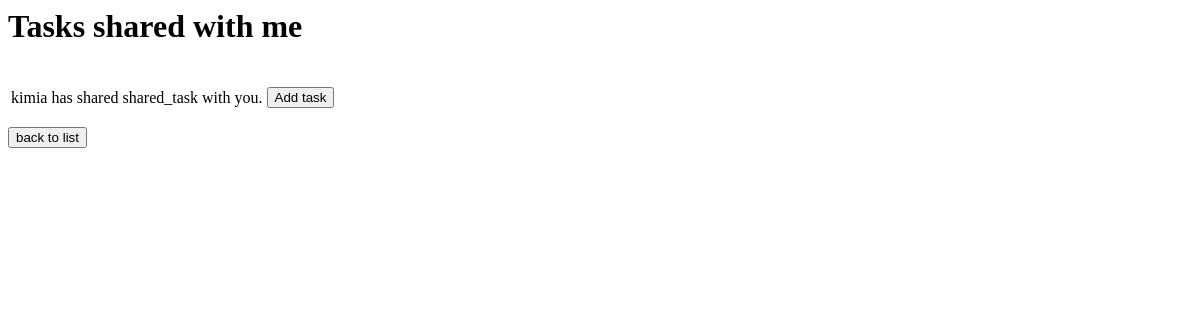
Before: /v1/to-do-list/7/shared-tasks/ (signed in) with the older database file.
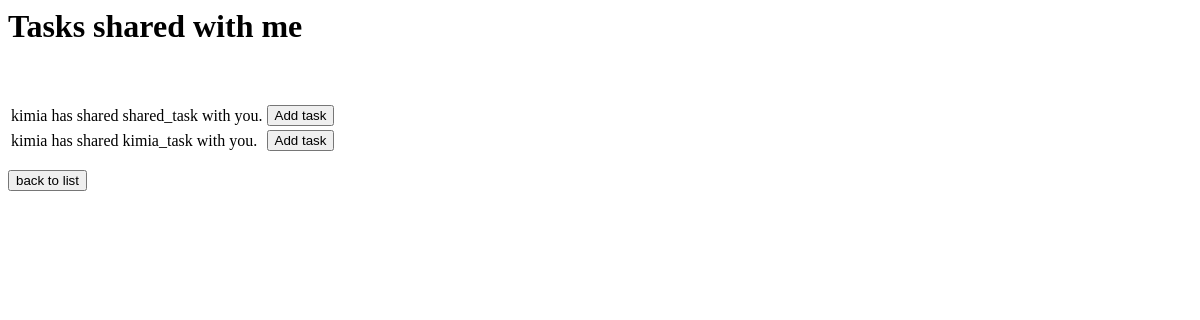
After: the same page with the newer database file.
### ToDoListApp/models/task.py (models this page shows, shortened)
class Task(models.Model):
    PRIORITY_CHOICES = (('1', 'High'), ('2', 'Medium'), ('3', 'Low'))
    title = models.CharField(max_length=100, verbose_name='عنوان',
                             null=False, default="new-task", validators=[validate_title])
    description = models.CharField(max_length=1000, verbose_name='توضیحات',
                                   null=False, default="", blank=True)
    deadline = models.DateField(max_length=10, verbose_name='زمان سرسید',
                                null=False, default=django.utils.timezone.now().date(),
                                validators=[validate_date])
    priority = models.CharField(max_length=1, choices=PRIORITY_CHOICES,
                                verbose_name='اولویت', null=False, default='2',
                                validators=[validate_priority])
    to_do_lists = models.ManyToManyField(to='ToDoListApp.ToDoList', related_name='tasks',
                                         verbose_name='لیست‌ها')
    users_shared_with = models.ManyToManyField(to=User,
                                               related_name='tasks_shared_with_user',
                                               verbose_name='افرادی که با آنها به اشتراک گذاشته شده')
    owner = models.ForeignKey(to=User, on_delete=models.SET_NULL, verbose_name='صاحب تسک',
                              null=True, related_name='tasks')
    attachment = models.FileField(verbose_name='فایل ضمیمه', null=True, blank=True,
                                  upload_to="media_files")

### ToDoListApp/views/add_shared_tasks_view.py (the view)
# urls.py: path("to-do-list/<int:list_id>/shared-tasks/", add_shared_tasks, name='v1-add-shared-tasks'),
@login_required
def add_shared_tasks(request, list_id):
    user = request.user
    to_do_list = ToDoList.objects.get(id=list_id)
    shared_tasks = user.tasks_shared_with_user.all()
    if request.method == 'POST':
        task_id = request.POST.get('add')
        task = Task.objects.get(id=task_id)
        to_do_list.tasks.add(task)
        return render(request, "v1/add_shared_tasks_template.html",
                      {'tasks': shared_tasks, 'user': user, 'to_do_list': to_do_list})
    else:
        return render(request, "v1/add_shared_tasks_template.html",
                      {'tasks': shared_tasks, 'user': user, 'to_do_list': to_do_list})

### ToDoListApp/templates/v1/add_shared_tasks_template.html (shortened to what this page needs)
<h1>Tasks shared with me</h1>
<form method="post">
    <table>
        {% for task in tasks %}
            <tr>
                <td>
                    {{ task.owner.username }} has shared {{ task.title }} with you.
                </td>
                {% if task in to_do_list.tasks.all %}
                    <td>
                        <button type="submit" disabled="disabled">Added</button>
                    </td>
                {% else %}
                    <td>
                        <button type="submit" name="add" value="{{ task.id }}">Add task</button>
                    </td>
                {% endif %}
                <br>
            </tr>
        {% endfor %}
    </table>
    <p>
        <button formaction="{% url 'v1-get-list' list_id=to_do_list.id %}">back to list</button>
    </p>
</form>

Changed rows visible on the page:
added Task: owner.username "kimia", title "kimia_task", {{ task.id }} 53 (drawn)
